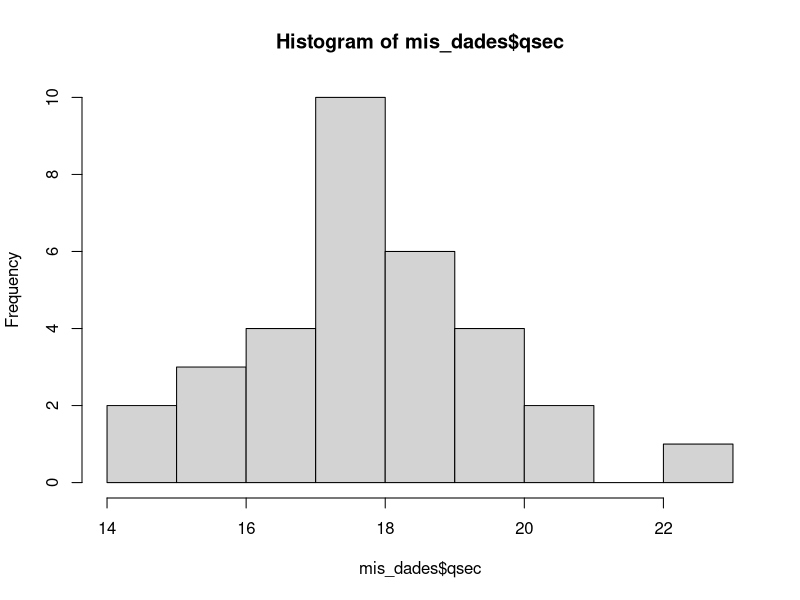
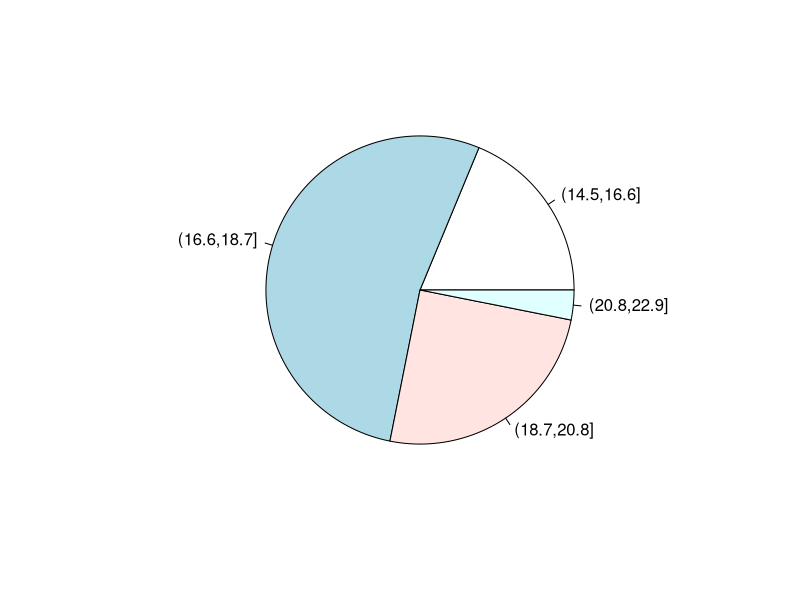
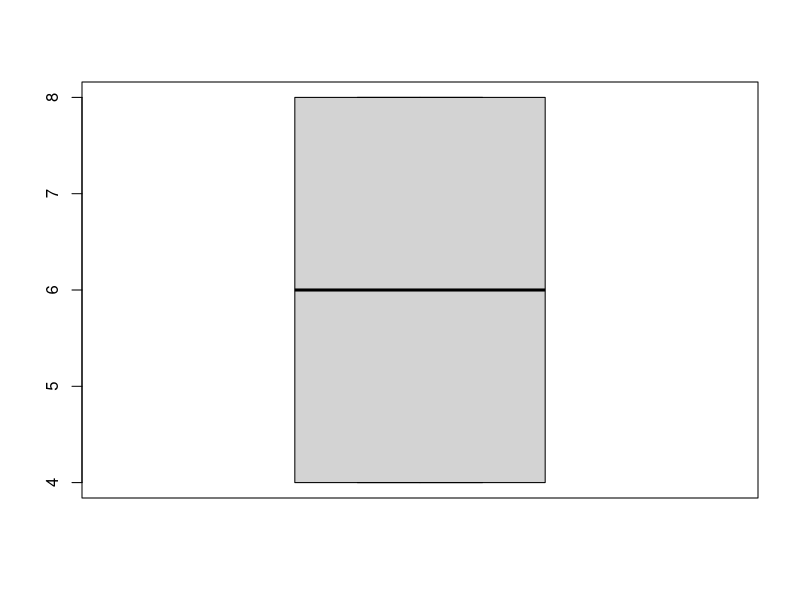

The R source for these figures, in order:
#Codigo para problema 1

mis_dades <- mtcars
mis_dades$qsec #para extraer un grupo de valores $
sort(mis_dades$qsec) #para que me ordene los datos en orden (de menor a mayor)
cut(mis_dades$qsec, breaks=4) #cortar los datos en cuatro

qsec_intervalos <- cut(mis_dades$qsec, breaks=4)
qsec_intervalos
table(qsec_intervalos) #Hacer un tabla para saber cual de los 4 intervalos ha sido el más observado
hist(mis_dades$qsec, breaks=10) #Hacer un histograma, un grafico de barras para variables contínuas
mean(mis_dades$qsec) #cálculo del promedio

mis_dades$drat
sort(mis_dades$drat)
median(mis_dades$drat) #Mediana: número de en medio del intervalo
quantile(mis_dades$drat, 0.25) #primer quatile 1/4 (25%), segundo quatile (la mediana, 50%), tecer quatile 3/4 (75%.

mis_dades$mpg
quantile(mis_dades$drat, 0.18)

#tabla de frecuencias
sum(table(qsec_intervalos)) #Sumar el número total de datos que tenemos
ni <- table(qsec_intervalos)
fi <- ni/sum(ni)
fi
pie(fi) #grafico redondo

ni <- table(qsec_intervalos)
fi <- ni/sum(ni) #frecuencia
Ni <- cumsum(ni) #---- acumulada 
Fi <- cumsum(fi) #frecuencia acumulada
cbind(ni, fi, Ni, Fi) #tabla 

#rango interquartílic: coger los datos: tercer quartile - primer quartile
quantile(mis_dades$cyl, 0.75) - quantile(mis_dades$cyl, 0.25)
IQR(mis_dades$cyl)
boxplot(mis_dades$cyl)

sd(mis_dades$cyl) #dsviación típica: que tan dispersos estan los datos alrededor de la media
var(mis_dades$qsec) #varianza

